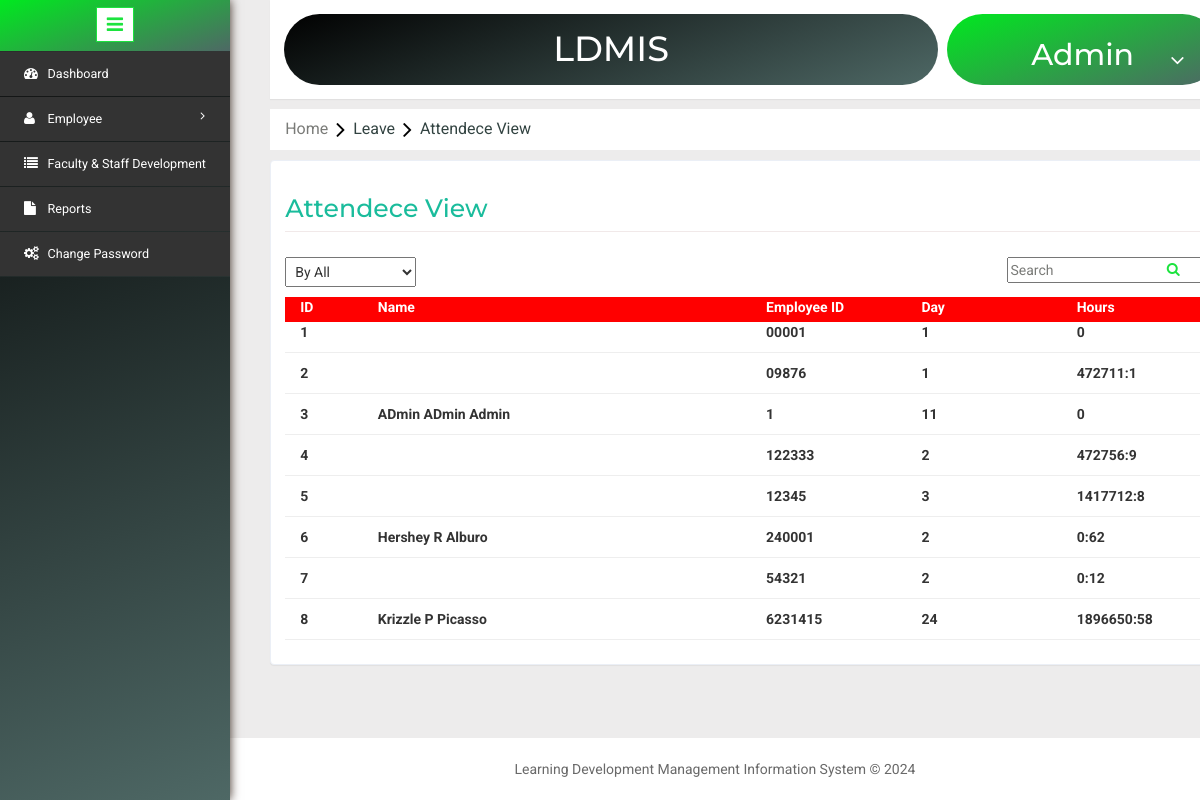
Page /atten.php (signed in) on the committed database.
### tables this page shows
CREATE TABLE `dailyworkload` (
  `DailyWorkLoadId` bigint(20) NOT NULL,
  `EmpId` varchar(50) NOT NULL,
  `LoginDate` datetime DEFAULT NULL,
  `LogoutDate` datetime DEFAULT NULL,
  `DailyWorkingminutes` int(11) DEFAULT NULL
);

### atten.php (the view, shortened to what this page needs)
<?php include('header.php');?>
<?php
  	$dbs = new database();
  	$db=$dbs->connection();
  	$SelectedSortById = "";
  	if (isset($_POST['yearss']))
  	{
  		$by = $_POST['by'];
  		if($by == 3)
  		{
	  		$by = $_POST['by'];
	  		$SelectedSortById = $by;
	  		$daty = $_POST['years'];
	  		$viewatten = mysqli_query($db,"SELECT *,COUNT(EmpId) as TotalDays,sum(DailyWorkingminutes) as TotalMinute,(SELECT Concat(FirstName,' ',MiddleName,' ',LastName) from employee where EmployeeId=d.EmpId) as FullName,SUBSTR(LoginDate,1,7) FROM dailyworkload d where SUBSTR(d.LoginDate,1,4)='$daty' group by EmpId");
  		}
  		else if($by == 2)
  		{
  			$by = $_POST['by'];
	  		$SelectedSortById = $by;
	  		$daty = $_POST['years'];
	  		$m = $_POST['months'];
	  		$da = $daty."-".$m;
	  		$viewatten=mysqli_query($db,"SELECT *,COUNT(EmpId) as TotalDays,sum(DailyWorkingminutes) as TotalMinute,(SELECT Concat(FirstName,' ',MiddleName,' ',LastName) from employee where EmployeeId=d.EmpId) as FullName,SUBSTR(LoginDate,1,4) FROM dailyworkload d where SUBSTR(d.LoginDate,1,7)='$da' group by EmpId");
  		}
  		else
  		{
  			$viewatten = mysqli_query($db,"SELECT *,COUNT(EmpId) as TotalDays,sum(DailyWorkingminutes) as TotalMinute,(SELECT Concat(FirstName,' ',MiddleName,' ',LastName) from employee where EmployeeId=d.EmpId) as FullName FROM `dailyworkload` d group by EmpId");
  		}
  	}
  	else
  	{
  		$viewatten = mysqli_query($db,"SELECT *,COUNT(EmpId) as TotalDays,sum(DailyWorkingminutes) as TotalMinute,(SELECT Concat(FirstName,' ',MiddleName,' ',LastName) from employee where EmployeeId=d.EmpId) as FullName FROM `dailyworkload` d group by EmpId");
  	}
?>
<ol class="breadcrumb" style="margin: 10px 0px ! important;">
    <li class="breadcrumb-item"><a href="Home.php">Home</a><i class="fa fa-angle-right"></i>Leave<i class="fa fa-angle-right"></i>Attendece View</li>
</ol>
<form method="post">
<div class="validation-form" style="margin-bottom: 30px;">
	<h2 style="color: #1abc9c;">Attendece View</h2>
	<div class="row" style="margin-bottom: 10px;">
		<div class="col-md-2">
			<select id="sortby" name="by" style="text-transform: capitalize;" onchange="sortbychange();" onclick="sortbychange();">
				<option value="1" <?php if($SelectedSortById==1){echo "selected";} ?>>By All</option>
			</select>
		</div>
		<div class="col-md-2">
		</div>
		<div class="col-md-2">
		</div>
		<div class="col-md-1">
		</div>
		<div class="col-md-1"></div>
		<div class="col-md-1"></div>
		<div class="col-md-2">
			<input placeholder="Search" value="<?php echo(isset($SearchName))?$SearchName:''; ?>" type="search-box" name="search" style="padding-right: 40px;">
		</div>
		<div class="col-md-1">
			<a href="atten.php?id=search"><i class="fa fa-search" style="padding-top: 5px;" aria-hidden="true"></i></a>
		</div>
	</div>
	<div class="row" style="color: white; margin-right: 0; margin-left:0;">
		<div class="col-md-1" style="background-color: red;">
			<label>ID</label>
		</div>
		<div class="col-md-5" style="background-color: red;">
			<label>Name</label>
		</div>
		<div class="col-md-2" style="background-color: red;">
			<label>Employee ID</label>
		</div>
		<div class="col-md-2" style="background-color: red;">
			<label>Day</label>
		</div>
		<div class="col-md-2" style="background-color: red;">
			<label>Hours</label>
		</div>
	</div>
	<?php $i=1; while($row = mysqli_fetch_assoc($viewatten)) {
		$day =$row['TotalDays'];
		$hours =$row['TotalMinute']/60;  $h = str_replace('.',':',round($hours,2));?>
	<div class="row" style="margin-right: 0; margin-left: 0;">
		<div class="col-md-1">
			<label><?php $i=$i; echo $i; $i++;?></label>
		</div>
		<div class="col-md-5">
			<label><?php echo(isset($row['FullName']))?$row['FullName']:"";?></label>
		</div>
		<div class="col-md-2">
			<label><?php echo(isset($row['EmpId']))?$row['EmpId']:"";?></label>
		</div>
		<div class="col-md-2">
			<label><?php echo(isset($day))?$day:"";?></label>
		</div>
		<div class="col-md-2">
			<label><?php echo(isset($h))?$h:"";?></label>
		</div>
	</div><hr style="margin-bottom: 10px;margin-top: 5px;border-top: 1px solid #eee;">
	<?php } ?>
</div>
</form>
<?php include('footer.php'); ?>

### rows in the picture
dailyworkload: EmpId "00001", day "1", h "0"
dailyworkload: EmpId "09876", day "1", h "472711:1"
dailyworkload: FullName "ADmin ADmin Admin", EmpId "1", day "11", h "0"
dailyworkload: EmpId "122333", day "2", h "472756:9"
dailyworkload: EmpId "12345", day "3", h "1417712:8"
dailyworkload: FullName "Hershey R Alburo", EmpId "240001", day "2", h "0:62"
dailyworkload: EmpId "54321", day "2", h "0:12"
dailyworkload: FullName "Krizzle P Picasso", EmpId "6231415", day "24", h "1896650:58"
